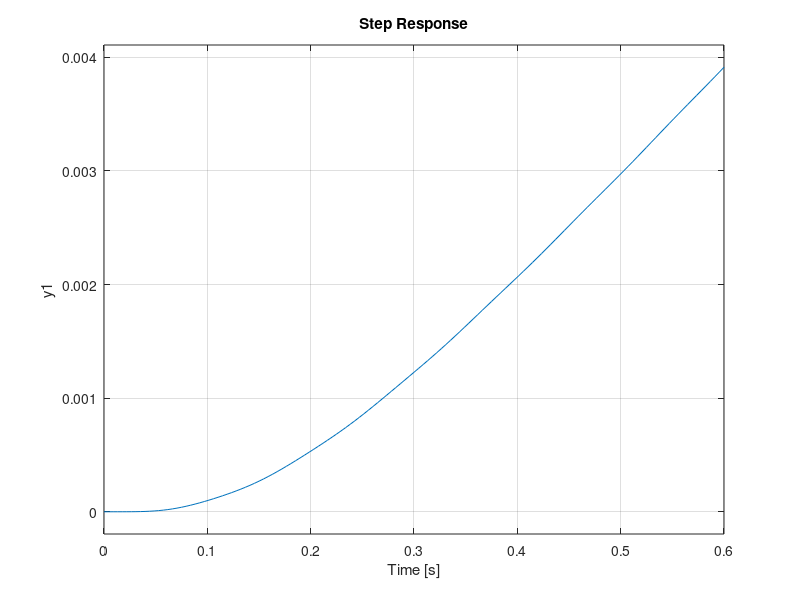

Write the MATLAB code that produced this figure.
clc, clear all, close all

m1 = 1;
m2 = 0.2;
R = 10;
L = 0.5;
Kt = 50;
Ke = 10;
J = 10;
r = 0.1;
b = 2;
k = 1000;

s = tf('s');

num = -k*r*Kt;
denom = (s^2 + k)*s*((s*J+b)*(s*L+R) + Kt*Ke);

% G = num/denom

num2 = k*Kt*(s*J+b);
denom2 = (s^2 *m2+k)*((s*J+b)*(s*L+R) + Ke*Kt)*(r*(m1+m2)*s^2);

theta = Kt/s /((s*J + b)*(s*L+R) + Ke*Kt);
% step(theta)

x1 = r*theta;
x2 = k*x1/(s^2 *m2 + k);
step(x2)
% step(G)

c  = 0.15
g = 9.8
G_x2e = (k*r*Kt - c*m2*g)/(s*((s*J+b)*(s*L+R)+Ke*Kt)*(m2*s^2 + k));

step(G_x2e)

%% Las try

theta = Kt/s/((s*J+b)*(s*L+R) + Ke*Kt);
I = s*(s*J+b)/Kt *theta;
X1 = r*theta;
X2 = (k*X1)/(m2*s^2 + k);